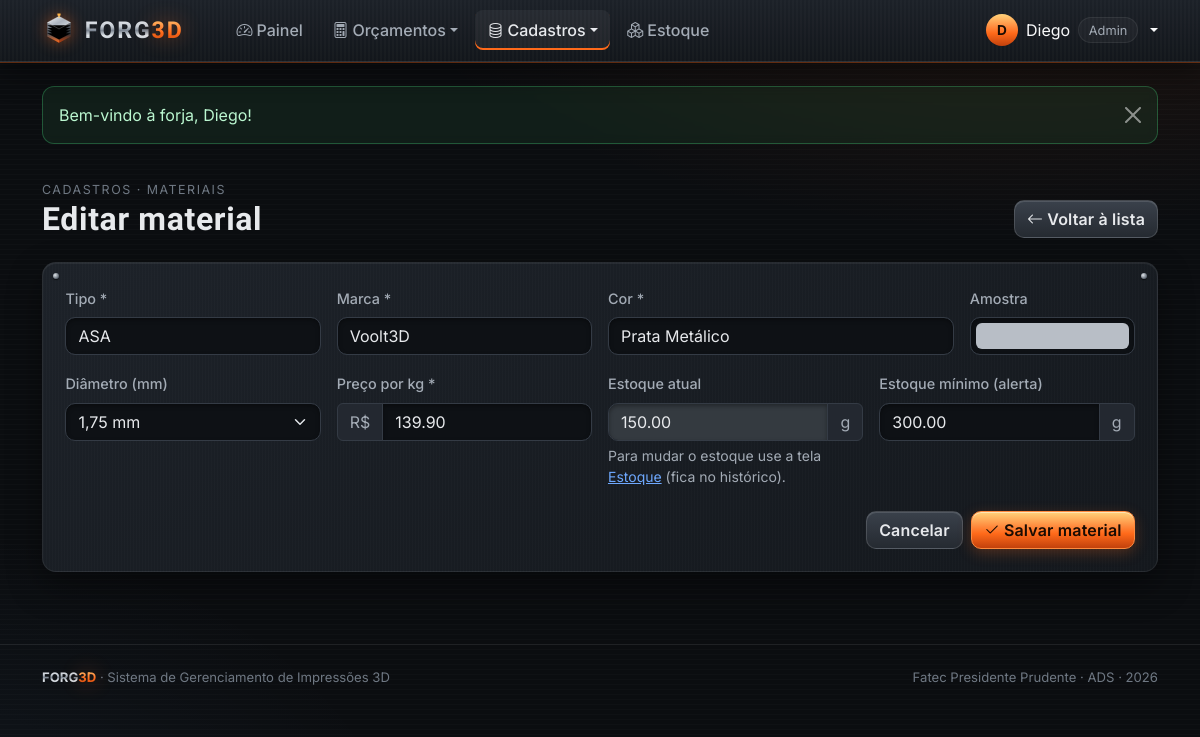
The app's page /view/cadastroMaterial.php?id=6 (signed in) with its own data.
### tables this page shows
CREATE TABLE materiais (
  id               INT AUTO_INCREMENT PRIMARY KEY,
  tipo             VARCHAR(30)  NOT NULL,
  marca            VARCHAR(60)  NOT NULL,
  cor              VARCHAR(40)  NOT NULL,
  cor_hex          CHAR(7)      NOT NULL DEFAULT '#888888',
  diametro         DECIMAL(4,2) NOT NULL DEFAULT 1.75,
  preco_kg         DECIMAL(8,2) NOT NULL,
  estoque_g        DECIMAL(10,2) NOT NULL DEFAULT 0,
  estoque_minimo_g DECIMAL(10,2) NOT NULL DEFAULT 300,
  criado_em        DATETIME NOT NULL DEFAULT CURRENT_TIMESTAMP
);

### processamento/funcoesBD.php (called while the page is built, shortened)
<?php
function conectar(): PDO
{
    static $pdo = null;
    if ($pdo === null) {
        $dsn = 'mysql:host=' . DB_HOST . ';dbname=' . DB_NOME . ';charset=utf8mb4';
        try {
            $pdo = new PDO($dsn, DB_USUARIO, DB_SENHA, [
                PDO::ATTR_ERRMODE            => PDO::ERRMODE_EXCEPTION,
                PDO::ATTR_DEFAULT_FETCH_MODE => PDO::FETCH_ASSOC,
                PDO::ATTR_EMULATE_PREPARES   => false,
            ]);
        } catch (PDOException $e) {
            http_response_code(500);
            die('<h3 style="font-family:sans-serif">Não foi possível conectar ao banco "' . DB_NOME
                . '". Verifique se o MySQL do XAMPP está ligado e se o arquivo banco/forg3d.sql foi importado no phpMyAdmin.</h3>');
        }
    }
    return $pdo;
}
function consultarUm(string $sql, array $params = []): ?array
{
    $st = conectar()->prepare($sql);
    $st->execute($params);
    $linha = $st->fetch();
    return $linha === false ? null : $linha;
}
function buscarMaterial(int $id): ?array
{
    return consultarUm('SELECT * FROM materiais WHERE id = ?', [$id]);
}
function h($texto): string
{
    return htmlspecialchars((string) $texto, ENT_QUOTES, 'UTF-8');
}

### processamento/sessao.php (called while the page is built, shortened)
<?php
require_once __DIR__ . '/funcoesBD.php';
function valorAntigo(string $campo, $padrao = '')
{
    return $_SESSION['form'][$campo] ?? $padrao;
}

### view/cadastroMaterial.php (the view, shortened to what this page needs)
<?php
require_once '../processamento/sessao.php';
$id = (int) ($_GET['id'] ?? 0);
$m = $id ? buscarMaterial($id) : null;
$v = fn($campo, $padrao = '') => valorAntigo($campo, $m[$campo] ?? $padrao);
require 'includes/topo.php';
?>
<div class="f-cabecalho">
    <div>
        <span class="f-mini">Cadastros · Materiais</span>
        <h1><?= $m ? 'Editar material' : 'Novo material' ?></h1>
    </div>
    <a href="verMaterial.php" class="btn btn-aco"><i class="bi bi-arrow-left me-1"></i>Voltar à lista</a>
</div>
<form class="f-card f-rebites" action="../processamento/processamento.php" method="POST">
    <div class="row g-3">
        <div class="col-md-3">
            <label class="form-label" for="tipo">Tipo *</label>
            <input class="form-control" id="tipo" name="tipo" list="listaTipos" required maxlength="30" value="<?= h($v('tipo', 'PLA')) ?>">
        </div>
        <div class="col-md-3">
            <label class="form-label" for="marca">Marca *</label>
            <input class="form-control" id="marca" name="marca" required maxlength="60" value="<?= h($v('marca')) ?>">
        </div>
        <div class="col-md-4">
            <label class="form-label" for="cor">Cor *</label>
            <input class="form-control" id="cor" name="cor" required maxlength="40" value="<?= h($v('cor')) ?>">
        </div>
        <div class="col-md-2">
            <label class="form-label" for="cor_hex">Amostra</label>
            <input type="color" class="form-control form-control-color w-100" id="cor_hex" name="cor_hex" value="<?= h($v('cor_hex', '#ff6a1a')) ?>">
        </div>
        <div class="col-md-3">
            <label class="form-label" for="diametro">Diâmetro (mm)</label>
            <select class="form-select" id="diametro" name="diametro">
                <?php foreach (['1.75', '2.85'] as $dm): ?>
                    <option value="<?= $dm ?>" <?= (string) (float) $v('diametro', 1.75) === (string) (float) $dm ? 'selected' : '' ?>><?= str_replace('.', ',', $dm) ?> mm</option>
                <?php endforeach; ?>
            </select>
        </div>
        <div class="col-md-3">
            <label class="form-label" for="preco_kg">Preço por kg *</label>
            <div class="input-group"><span class="input-group-text">R$</span>
                <input type="number" step="0.01" min="0.01" class="form-control" id="preco_kg" name="preco_kg" required value="<?= h($v('preco_kg')) ?>">
            </div>
        </div>
        <div class="col-md-3">
            <label class="form-label" for="estoque_g">Estoque atual</label>
            <div class="input-group">
                <input type="number" step="1" min="0" class="form-control" id="estoque_g" name="estoque_g" value="<?= h($v('estoque_g', 1000)) ?>" <?= $m ? 'disabled' : '' ?>>
                <span class="input-group-text">g</span>
            </div>
            <?php if ($m): ?><div class="form-text">Para mudar o estoque use a tela <a href="estoque.php">Estoque</a> (fica no histórico).</div><?php endif; ?>
        </div>
        <div class="col-md-3">
            <label class="form-label" for="estoque_minimo_g">Estoque mínimo (alerta)</label>
            <div class="input-group">
                <input type="number" step="1" min="0" class="form-control" id="estoque_minimo_g" name="estoque_minimo_g" value="<?= h($v('estoque_minimo_g', 300)) ?>">
                <span class="input-group-text">g</span>
            </div>
        </div>
    </div>
    <div class="d-flex justify-content-end gap-2 mt-4">
        <a href="verMaterial.php" class="btn btn-aco">Cancelar</a>
        <button class="btn btn-forja" type="submit"><i class="bi bi-check2 me-1"></i>Salvar material</button>
    </div>
</form>
<?php limparFormulario(); require 'includes/rodape.php'; ?>

### css/forg3d.css (style rules this page uses)
:root { --f-fundo: #0b0d10; --f-fundo-2: #111419; --f-aco-1: #1a1e24; --f-aco-2: #232830; --f-aco-3: #343b45; --f-borda: rgba(255, 255, 255, .07); --f-borda-forte: rgba(255, 255, 255, .14); --f-texto: #e7e9ec; --f-texto-2: #a3abb5; --f-texto-3: #6f7883; --f-brasa: #ff6a1a; --f-brasa-2: #ffb347; --f-brasa-3: #c2410c; --f-brasa-glow: rgba(255, 106, 26, .45); --f-azul: #6fb7ff; --f-verde: #4ade80; --f-vermelho: #f87171; --f-amarelo: #facc15; --f-raio: 14px; --f-fonte-titulo: 'Chakra Petch', 'Segoe UI', sans-serif; --f-fonte: 'Inter', 'Segoe UI', sans-serif; --f-grad-aco: linear-gradient(180deg, #f6f8fa 0%, #c4cbd3 38%, #7d8692 52%, #dfe4e9 70%, #9aa3ad 100%); --f-grad-brasa: linear-gradient(180deg, #ffd27a 0%, #ff8a3d 40%, #ff6a1a 60%, #c2410c 100%); --bs-body-bg: var(--f-fundo); --bs-body-color: var(--f-texto); --bs-border-color: var(--f-borda); --bs-link-color: var(--f-brasa-2); --bs-link-hover-color: var(--f-brasa); --bs-emphasis-color: var(--f-texto); --bs-secondary-color: var(--f-texto-2); }
* { scrollbar-color: var(--f-aco-3) var(--f-fundo); }
body { font-family: var(--f-fonte); background: radial-gradient(1100px 520px at 85% -10%, rgba(255, 106, 26, .10), transparent 60%), radial-gradient(900px 600px at -10% 110%, rgba(111, 183, 255, .06), transparent 60%), var(--f-fundo); background-attachment: fixed; min-height: 100vh; }
body::before { content: ''; position: fixed; inset: 0; pointer-events: none; background: repeating-linear-gradient(0deg, rgba(255, 255, 255, .018) 0 1px, transparent 1px 5px); z-index: 0; }
h1, h2, h3, h4, h5 { font-family: var(--f-fonte-titulo); letter-spacing: .02em; font-weight: 600; }
.f-mini { font-size: .78rem; color: var(--f-texto-3); text-transform: uppercase; letter-spacing: .12em; }
.f-card { position: relative; background: repeating-linear-gradient(90deg, rgba(255, 255, 255, .012) 0 1px, transparent 1px 3px), linear-gradient(155deg, #1d2229 0%, #14181d 100%); border: 1px solid var(--f-borda); border-radius: var(--f-raio); box-shadow: inset 0 1px 0 rgba(255, 255, 255, .06), 0 14px 34px rgba(0, 0, 0, .38); padding: 1.4rem; }
.f-rebites::before, .f-rebites::after { content: ''; position: absolute; top: 10px; width: 6px; height: 6px; border-radius: 50%; background: radial-gradient(circle at 35% 35%, #dfe4e9, #5a636e 70%); box-shadow: 0 1px 1px rgba(0, 0, 0, .6); }
.f-rebites::before { left: 10px; }
.f-rebites::after { right: 10px; }
.f-cabecalho { display: flex; flex-wrap: wrap; gap: 1rem; align-items: end; justify-content: space-between; margin: 2rem 0 1.5rem; }
.f-cabecalho h1 { font-size: clamp(1.5rem, 3vw, 2rem); margin: 0; }
.btn { border-radius: 10px; font-weight: 600; letter-spacing: .01em; }
.btn-forja { position: relative; overflow: hidden; color: #1a0c03; background: var(--f-grad-brasa); border: 1px solid #ff8a3d; box-shadow: inset 0 1px 0 rgba(255, 255, 255, .45), 0 4px 14px rgba(255, 106, 26, .25); }
.btn-forja::after { content: ''; position: absolute; top: 0; left: -60%; width: 40%; height: 100%; background: linear-gradient(100deg, transparent, rgba(255, 255, 255, .55), transparent); transform: skewX(-20deg); transition: left .55s ease; }
.btn-aco { color: var(--f-texto); background: linear-gradient(180deg, #3a414b, #252a31); border: 1px solid var(--f-borda-forte); box-shadow: inset 0 1px 0 rgba(255, 255, 255, .12); }
.form-label { font-weight: 500; color: var(--f-texto-2); font-size: .9rem; }
.form-control, .form-select { background-color: #0e1115; color: var(--f-texto); border: 1px solid var(--f-aco-3); border-radius: 10px; box-shadow: inset 0 2px 4px rgba(0, 0, 0, .35); }
.form-control::placeholder { color: var(--f-texto-3); }
.form-control-color { padding: .3rem; width: 3.2rem; }
.input-group-text { background: var(--f-aco-2); color: var(--f-texto-2); border-color: var(--f-aco-3); }

### records on screen
materiais: tipo "ASA", marca "Voolt3D", cor "Prata Metálico", cor_hex "#b8bec6", diametro "1,75 mm", preco_kg "139.90", estoque_g "150.00", estoque_minimo_g "300.00"

### other values on screen
mb_strtoupper(mb_substr($u['nome'], 0, 1)) "D"
explode(' ', $u['nome'])[0] "Diego"
$aviso['texto'] "Bem-vindo à forja, Diego!"
